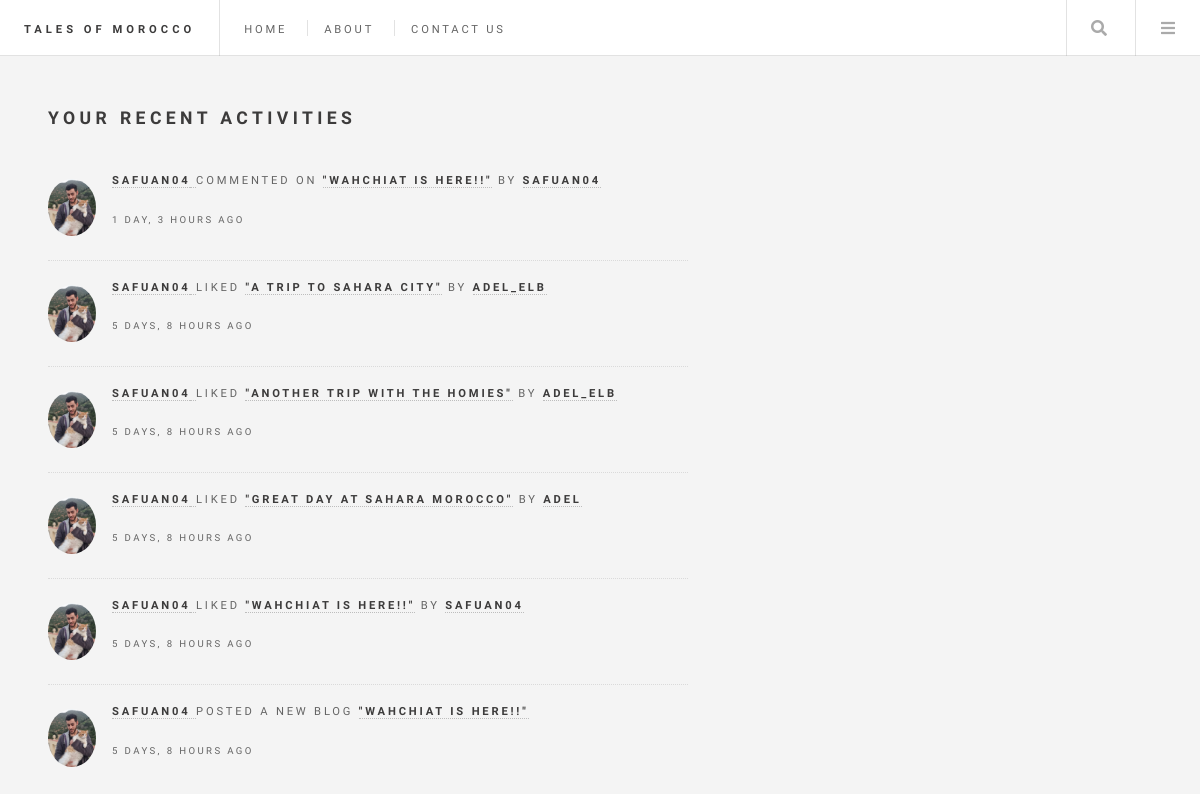
Page /my-activities/ (signed in) on the earlier database version.
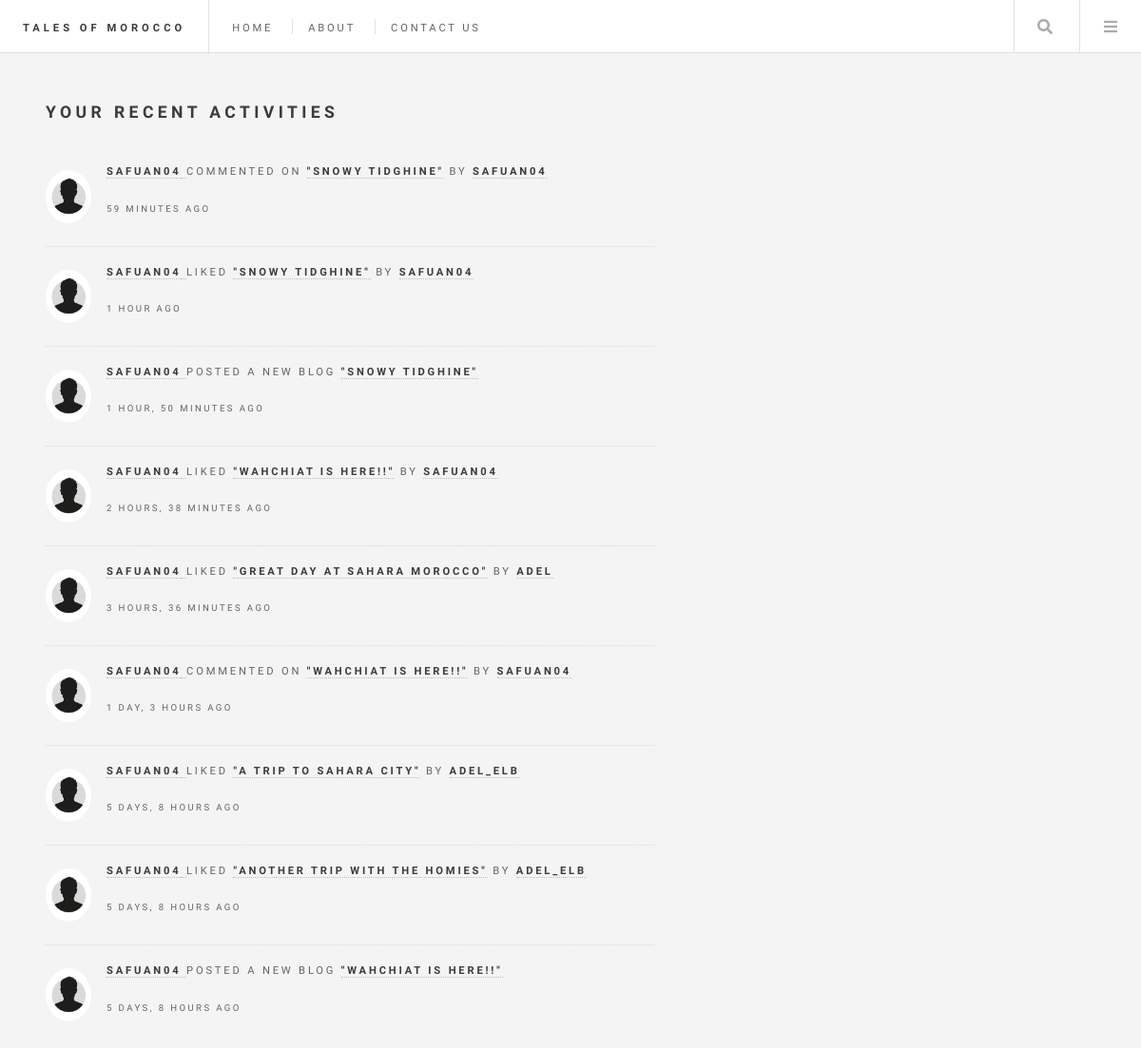
Same page on the later database version.
### base/models.py (models this page shows, shortened)
class Comment(models.Model):
    user = models.ForeignKey(User, on_delete=models.CASCADE)
    blogPost = models.ForeignKey(BlogPost, on_delete=models.CASCADE)
    body = models.TextField()
    edited = models.BooleanField(default=False)
    updated = models.DateTimeField(auto_now=True)
    created = models.DateTimeField(auto_now_add=True)
    def class_name(self) -> str:
        return self.__class__.__name__

class User(AbstractUser):
    name = models.CharField(max_length=200, null=True, blank=False)
    email = models.EmailField(unique=True, null=False, blank=False)
    bio = models.TextField(null=True, blank=True)
    avatar = models.ImageField(null=True, default="default.jpg")
    USERNAME_FIELD = 'email'
    REQUIRED_FIELDS = []

class BlogPost(models.Model):
    author = models.ForeignKey(User, on_delete=models.CASCADE, null=True)
    title = models.CharField(max_length=200)
    city = models.ForeignKey(City, on_delete=models.SET_NULL, null=True)
    specific_location = models.CharField(max_length=200, null=True, blank=True)
    description = models.TextField(null=False, blank=False)
    food = models.CharField(max_length=200, blank=True)
    food_rating = models.IntegerField(null=True, blank=True,
                                      validators=[MinValueValidator(1),
                                                  MaxValueValidator(5)])
    accommodation = models.CharField(max_length=200, blank=True)
    accommodation_rating = models.IntegerField(null=True, blank=True,
                                               validators=[MinValueValidator(1),
                                                           MaxValueValidator(5)])
    picture = models.ImageField(null=True, blank=True)
    likes = models.IntegerField(default=0)
    updated = models.DateTimeField(auto_now=True)
    created = models.DateTimeField(auto_now_add=True)
    class Meta:
        ordering = ['-created']
    def class_name(self) -> str:
        return self.__class__.__name__

class Like(models.Model):
    user = models.ForeignKey(User, on_delete=models.CASCADE)
    blogPost = models.ForeignKey(BlogPost, on_delete=models.CASCADE)
    created = models.DateTimeField(auto_now_add=True)
    def class_name(self) -> str:
        return self.__class__.__name__

### base/views.py (the view)
# urls.py: path('my-activities/', views.userActivities, name='user-activities')
@login_required(login_url='login')
def userActivities(request):
    user = request.user
    posts = BlogPost.objects.filter(author=user)
    user_comments = user.comment_set.all()
    user_likes = user.like_set.all()
    activities = sortActivities(posts, user_likes, user_comments)
    context = {
        'title': 'Profile Page',
        'user': user,
        'activities': activities[:10]
    }
    return render(request, 'user_activity.html', context)

### base/views.py (called while the page is built)
def sortActivities(posts, likes, comments):
    activities = sorted(
        chain(posts, comments, likes),
        key=attrgetter('created'),
        reverse=True
    )
    return activities

### base/templates/user_activity.html
{% extends 'layout.html' %}
{% load static %}
{% block content %}
<div id="wrapper">
  {% include 'header_menu.html' %}
  <div id="main">
    <section id="user-activities">
      <header>
        <h2>Your Recent Activities</h2><br>
      </header>
      <section>
        <ul class="posts">
          {% for activity in activities %}
          {% if activity.class_name == 'Like' %}
          <li>
            <article>
              <header>
                <p><b><a href="{% url 'profile' activity.user.id %}">{{ activity.user.username }}</b>
                </a> Liked <b><a href="{% url 'blog' activity.blogPost.id %}">"{{ activity.blogPost.title }}"</a></b>
                by <b><a href="{% url 'profile' activity.blogPost.author.id %}">{{ activity.blogPost.author.username }}</b></a>
                </p>
                <time class="published">{{ activity.created | timesince }} ago</time>
              </header>
              <a href="{% url 'profile' activity.user.id %}" class="image circle"><img src="{{ activity.user.avatar.url }}"" alt="" /></a>
            </article>
          </li>
          {% elif activity.class_name == 'Comment' %}
          <li>
            <article>
              <header>
                <p><b><a href="{% url 'profile' activity.user.id %}">{{ activity.user.username }}</b>
                </a> Commented On <b><a href="{% url 'blog' activity.blogPost.id %}">"{{ activity.blogPost.title }}"</a></b>
                by <b><a href="{% url 'profile' activity.blogPost.author.id %}">{{ activity.blogPost.author.username }}</b></a>
                </p>
                <time class="published">{{ activity.created | timesince }} ago</time>
              </header>
              <a href="{% url 'profile' activity.user.id %}" class="image circle"><img src="{{ activity.user.avatar.url }}"" alt="" /></a>
            </article>
          </li>
          {% else %}
          <li>
            <article>
              <header>
                <p><b><a href="{% url 'profile' activity.author.id %}">{{ activity.author.username }}
                </a></b> Posted A New Blog <b><a href="{% url 'blog' activity.id %}">"{{ activity.title }}"</a></b>
                </p>
                <time class="published">{{ activity.created | timesince }} ago</time>
              </header>
              <a href="{% url 'profile' activity.author.id %}" class="image circle"><img src="{{ activity.author.avatar.url }}"" alt="" /></a>
            </article>
          </li>
          {% endif %}
          {% endfor %}
        </ul>
      </section>
    </section>
  </div>
</div>
{% endblock %}

Differences in the rows shown:
removed Like: user.username "SAFUAN04", blogPost "GREAT DAY AT SAHARA MOROCCO", blogPost.author.username "ADEL", created "5 DAYS, 8 HOURS", user.avatar (picture)
removed Like: user.username "SAFUAN04", blogPost "WAHCHIAT IS HERE!!", blogPost.author.username "SAFUAN04", created "5 DAYS, 8 HOURS", user.avatar (picture)
added Comment: user.username "SAFUAN04", blogPost "SNOWY TIDGHINE", blogPost.author.username "SAFUAN04", created "59 MINUTES", user.avatar (placeholder picture)
added Like: user.username "SAFUAN04", blogPost "SNOWY TIDGHINE", blogPost.author.username "SAFUAN04", created "1 HOUR", user.avatar (placeholder picture)
added BlogPost: author.username "SAFUAN04", title "SNOWY TIDGHINE", created "1 HOUR, 50 MINUTES", author.avatar (placeholder picture)
added Like: user.username "SAFUAN04", blogPost "WAHCHIAT IS HERE!!", blogPost.author.username "SAFUAN04", created "2 HOURS, 38 MINUTES", user.avatar (placeholder picture)
added Like: user.username "SAFUAN04", blogPost "GREAT DAY AT SAHARA MOROCCO", blogPost.author.username "ADEL", created "3 HOURS, 36 MINUTES", user.avatar (placeholder picture)
changed through a linked row, Comment "1 DAY, 3 HOURS": user.avatar: picture removed, a placeholder shows
changed through a linked row, Like "A TRIP TO SAHARA CITY": user.avatar: picture removed, a placeholder shows
changed through a linked row, Like "ANOTHER TRIP WITH THE HOMIES": user.avatar: picture removed, a placeholder shows
changed BlogPost "WAHCHIAT IS HERE!!": author.avatar: picture removed, a placeholder shows
